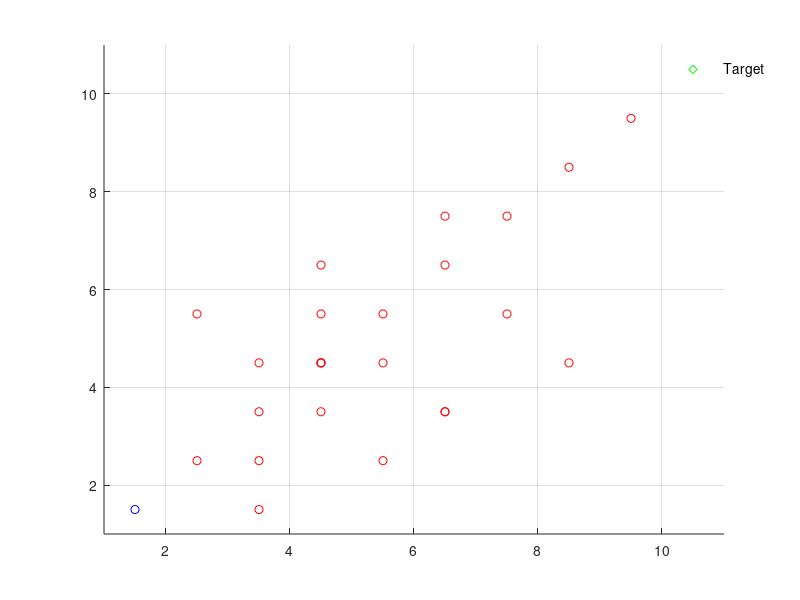

Write MATLAB code to recreate this figure. (Note: this script raises an error after producing the figure.)
clear;
MAX_X=10;
MAX_Y=10;
MAX_Z=10;
MAX_VAL=10;  
%This array stores the coordinates of the map and the 
%Objects in each coordinate
MAP=2*(ones(MAX_X,MAX_Y,MAX_Z));
 % Obtain Obstacle, Target and Robot Position 
% Initialize the MAP with input values        
% Obstacle=-1,Target = 0,Robot=1,Space=2      
j=0;
x_val = 1;
y_val = 1;
Z_val = 1;
axis([1 MAX_X+1 1 MAX_Y+1 1 MAX_Z+1])  
grid on;                     
hold on;                     
n=0;%Number of Obstacles     

% BEGIN Interactive Obstacle, Target, Start Location selection

xval=10;           
yval=10;
zval=5;
xTarget=xval;%X Coordinate of the Target 
yTarget=yval;%Y Coordinate of the Target
zTarget=zval; 

MAP(xval,yval,zval)=0;%Initialize MAP with location of the target 
plot3(xval+.5,yval+.5,zval+.5,'gd');         
text(xval+1,yval+.5,zval+.5,'Target');       

xval=[2,3,4,5,6,4,2,3,5,6,8,7,5,6,7,8,9,3,4,4,4,3,4,4,6,8];
yval=[2,2,5,4,3,6,5,1,2,3,4,5,5,6,7,8,9,3,4,4,4,4,3,5,7,8];
zval=[2,4,3,5,2,1,2,4,8,6,4,5,5,6,7,8,9,1,2,3,4,1,1,2,3,4];
for an = 1:26
    MAP(xval(an),yval(an),zval(an))=-1;%Put on the closed list as well
    plot3(xval(an)+.5,yval(an)+.5,zval(an)+.5,'ro');   
end 
xval=1;
yval=1;
zval=1;
xStart=xval;
yStart=yval;
zStart=zval;
MAP(xval,yval,zval)=1;
plot3(xval+.5,yval+.5,zval+.5,'bo');

%%%%%%%%%%%%%%%%%%%%%%%%%%%%%%%%%%%%%%%%%%%%%%%%%%%%%%%%%%%%%%%%%%%%%%%%%%%%%%%%%%%%%%%%%%%%%%%
%%%%%%%%%%%%%%%%%%%%%%%%%%%%%%%%%%%%%%%%%%%%%%%%%%%%%%%%%%%%%%%%%%%%%%%%%%%%%%%%%%%%%%%%%%%%%%%
%OPEN LIST
%--------------------------------------------------------------------------
%IS ON LIST 1/0 |X val |Y val |Parent X val |Parent Y val |h(n) |g(n)|f(n)|
%--------------------------------------------------------------------------
OPEN=[];
%CLOSED LIST 
%--------------
%X val | Y val |
%--------------
% CLOSED=zeros(MAX_VAL,2);
CLOSED=[];

%Put all obstacles on the Closed list

k=1;%Dummy counter 

for i = 1:MAX_X
    for j = 1:MAX_Y
        for t = 1:MAX_Z
            if(MAP(i,j,t) == -1)
                CLOSED(k,1) = i; 
                CLOSED(k,2) = j;
                CLOSED(k,3) = t;
                k = k+1;
            end
        end
    end
end
CLOSED_COUNT=size(CLOSED,1);
%set the starting node as the first node
xNode = xval;
yNode = yval;
zNode = zval;
OPEN_COUNT = 1;
path_cost = 0;
goal_distance = distance(xNode,yNode,zNode,xTarget,yTarget,zTarget);
OPEN(OPEN_COUNT,:) = insert_open(xNode,yNode,zNode,xNode,yNode,zNode,path_cost,goal_distance,goal_distance); 
OPEN(OPEN_COUNT,1) = 0;
CLOSED_COUNT = CLOSED_COUNT+1;
CLOSED(CLOSED_COUNT,1) = xNode;
CLOSED(CLOSED_COUNT,2) = yNode;
CLOSED(CLOSED_COUNT,3) = zNode;
NoPath = 1;

%%%%%%%%%%%%%%%%%%%%%%%%%%%%%%%%%%%%%%%%%%%%%%%%%%%%%%%%%%%%%%%%%%%%%%%%%%%%%%%%%%%%%%%%%%%%%
%%%%%%%%%%%%%%%%%%%%%%%%%%%%%%%%%%%%%%%%%%%%%%%%%%%%%%%%%%%%%%%%%%%%%%%%%%%%%%%%%%%%%%%%%%%%%
while((xNode ~= xTarget || yNode ~= yTarget || zNode ~= zTarget) && NoPath == 1)
%  plot(xNode+.5,yNode+.5,'go');
 exp_array=expand_array(xNode,yNode,zNode,path_cost,xTarget,yTarget,zTarget,CLOSED,MAX_X,MAX_Y,MAX_Z);   
 exp_count=size(exp_array,1);                                                       
 %UPDATE LIST OPEN WITH THE SUCCESSOR NODES
 %OPEN LIST FORMAT
 %EXPANDED ARRAY FORMAT
 for i=1:exp_count
    flag=0;
    for j=1:OPEN_COUNT
        if(exp_array(i,1) == OPEN(j,2) && exp_array(i,2) == OPEN(j,3) && exp_array(i,3) == OPEN(j,4))
            OPEN(j,10)=min(OPEN(j,10),exp_array(i,6)); %#ok<*SAGROW>
            if OPEN(j,10)== exp_array(i,6)
                %UPDATE PARENTS,gn,hn
                OPEN(j,5)=xNode;
                OPEN(j,6)=yNode;
                OPEN(j,7)=zNode;
                OPEN(j,8)=exp_array(i,4);
                OPEN(j,9)=exp_array(i,5);
            end;%End of minimum fn check
            flag=1;
        end;%End of node check
%         if flag == 1
%             break;
    end;%End of j for
    if flag == 0
        OPEN_COUNT = OPEN_COUNT+1;
        OPEN(OPEN_COUNT,:)=insert_open(exp_array(i,1),exp_array(i,2),exp_array(i,3),xNode,yNode,zNode,exp_array(i,4),exp_array(i,5),exp_array(i,6));
     end;%End of insert new element into the OPEN list
 end;%End of i for
 %%%%%%%%%%%%%%%%%%%%%%%%%%%%%%%%%%%%%%%%%%%%%%%%%%%
 %%%%%%%%%%%%%%%%%%%%%%%%%%%%%%%%%%%%%%%%%%%%%%%%%%%
index_min_node = min_fn(OPEN,OPEN_COUNT,xTarget,yTarget,zTarget);
  if (index_min_node ~= -1)    
   %Set xNode and yNode to the node with minimum fn  
   xNode=OPEN(index_min_node,2);
   yNode=OPEN(index_min_node,3);
   zNode=OPEN(index_min_node,4);
   path_cost=OPEN(index_min_node,8);%Update the cost of reaching the parent node
                          
  %Move the Node to list CLOSED
  CLOSED_COUNT = CLOSED_COUNT + 1;
  CLOSED(CLOSED_COUNT,1) = xNode;
  CLOSED(CLOSED_COUNT,2) = yNode;
  CLOSED(CLOSED_COUNT,3) = zNode;
  OPEN(index_min_node,1) = 0;
  else
      %No path exists to the Target!!
      NoPath = 0;%Exits the loop!
  end;%End of index_min_node check
end;%End of While Loop

%Once algorithm has run The optimal path is generated by starting of at the
%last node(if it is the target node) and then identifying its parent node
%until it reaches the start node.This is the optimal path

i = size(CLOSED,1);
Optimal_path = [];
xval = CLOSED(i,1);
yval = CLOSED(i,2);
zval = CLOSED(i,3);
i = 1;
Optimal_path(i,1) = xval;
Optimal_path(i,2) = yval;
Optimal_path(i,3) = zval;
i = i+1;

if ( (xval == xTarget) && (yval == yTarget) && (zval == zTarget))
    inode = 0;
   %Traverse OPEN and determine the parent nodes
   parent_x = OPEN(node_index(OPEN,xval,yval,zval),5);%node_index returns the index of the node 
   parent_y = OPEN(node_index(OPEN,xval,yval,zval),6);
   parent_z = OPEN(node_index(OPEN,xval,yval,zval),7);
   while( parent_x ~= xStart || parent_y ~= yStart || parent_z ~= zStart)
           Optimal_path(i,1) = parent_x;
           Optimal_path(i,2) = parent_y;
           Optimal_path(i,3) = parent_z;
           %Get the grandparents:-)
           inode=node_index(OPEN,parent_x,parent_y,parent_z);
           parent_x = OPEN(inode,5);%node_index returns the index of the node
           parent_y = OPEN(inode,6);
           parent_z = OPEN(inode,7);
           i = i+1;
    end;
    temp = size(Optimal_path);
    Optimal_path(temp(1)+1,1) = xStart;
    Optimal_path(temp(1)+1,2) = yStart;
    Optimal_path(temp(1)+1,3) = zStart;
 j = size(Optimal_path,1);
 %Plot the Optimal Path!
 p = plot3(Optimal_path(j,1)+.5,Optimal_path(j,2)+.5,Optimal_path(j,3)+.5,'bo');
 j = j-1;
 for i = j:-1:1
  pause(.25);
  set(p,'XData',Optimal_path(i,1)+.5,'YData',Optimal_path(i,2)+.5,'ZData',Optimal_path(i,3)+.5);
 drawnow ;
 end;
 
% plot3(Optimal_path(:,1)+.5,Optimal_path(:,2)+.5,Optimal_path(:,3)+.5);
 
 a = [];
 b = [];
 c = [];
 a = Optimal_path(:,1)+.5;
 b = Optimal_path(:,2)+.5;
 c = Optimal_path(:,3)+.5;
 plot3(a,b,c,'b');
 hold on;
 
 
% aa = a';
% bb = b';
% cc = c';
% 
% values = spcrv([[aa(1) aa aa(end)];[bb(1) bb bb(end)];[cc(1) cc cc(end)]],3);
% 
% plot3(values(1,:),values(2,:),values(3,:), 'g');
 
else
 pause(1);
 h=msgbox('Sorry, No path exists to the Target!','warn');
 uiwait(h,5);
end


